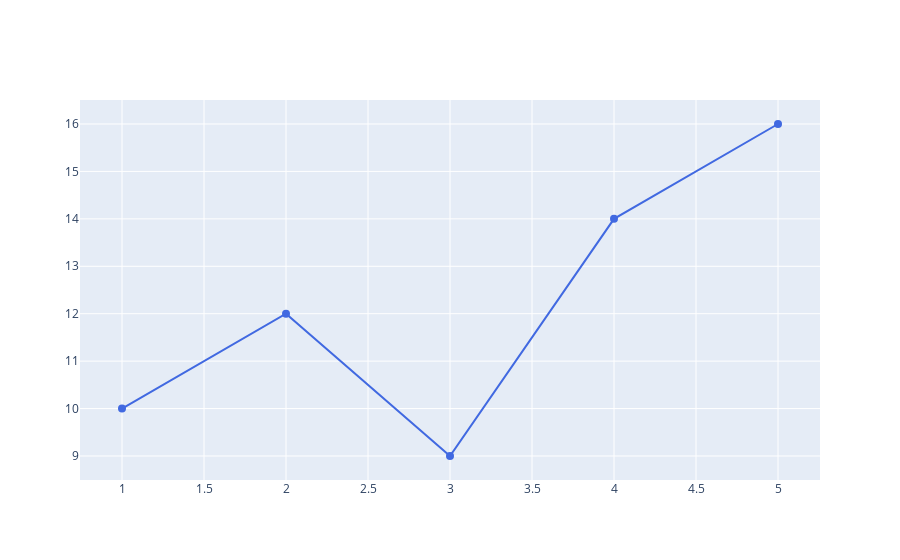

Notebook code for this chart:
### Markdown cell above
**2. Add data visualizations**

Use `fig.add_trace()` to add one or more data visualizations depending on the type of chart you want. In `plotly`, one layer of data visualization is called a `trace`.

| Chart Type         | Trace Class       | Description                                                                                        |
| ------------------ | ----------------- | -------------------------------------------------------------------------------------------------- |
| **Scatter / Line** | `go.Scatter()`    | General-purpose: line plot, scatter plot, or both (`mode='lines'`, `'markers'`, `'lines+markers'`) |
| **Bar Chart**      | `go.Bar()`        | Vertical or horizontal bar plots for categories                                                    |
| **Box Plot**       | `go.Box()`        | Visualizes distribution: median, quartiles, outliers                                               |
| **Histogram**      | `go.Histogram()`  | Frequency distribution of one variable                                                             |
| **Pie / Donut**    | `go.Pie()`        | Circular chart for proportions; use `hole=0.4` for donut                                           |
| **Choropleth Map** | `go.Choropleth()` | Color-coded map by region (e.g., income by county/state)                                           |

### Code cell
fig.add_trace(go.Scatter(
    x=df['x'],
    y=df['y'],
    mode='lines+markers',       # 'lines', 'markers', or 'lines+markers'
    name='Line 1',
    line=dict(color='royalblue', width=2),
    marker=dict(size=8)
))

fig.show()

### Figure 1 — Plotly figure (JSON) as saved in the notebook; plotly's stock layout.template omitted (floating-point values rounded to 4 significant figures)
{"data": [{"line": {"color": "royalblue", "width": 2}, "marker": {"size": 8}, "mode": "lines+markers", "name": "Line 1", "type": "scatter", "x": [1, 2, 3, 4, 5], "y": [10, 12, 9, 14, 16]}], "layout": {}}
